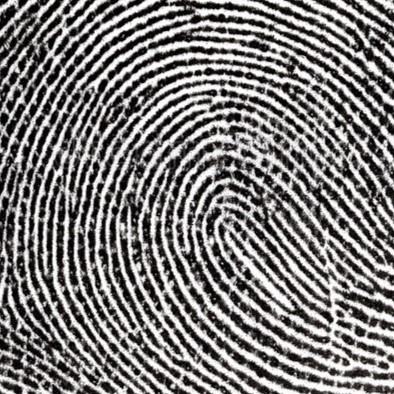
#> input picture filtragem-no-dominio-da-frequencia/fp.jpg, 394 x 394 px, given in place of lena.png, which was not available
$ jupyter execute filtragem-no-dominio-da-frequencia-2.ipynb
#> lines starting #> are read from the running program, lines starting #| are printed output that depends on the picture; pictures that were not available may be replaced by others from this repository, and a replacement may not be noted
[cell 1]
import cv2 as cv
import numpy as np
import matplotlib.pyplot as plt
from mpl_toolkits.mplot3d import Axes3D

[cell 2]
#Import to ignore warnings
import warnings
warnings.filterwarnings("ignore")

[cell 3]
#carregando imagem base
img = cv.imread('lena.png',0)
#> img: shape (394, 394); min 0, max 255, mean 123.4
plt.imshow(img, cmap='gray')
rows, col = img.shape
#> rows = 394; col = 394

[cell 4]
#creating noise
x = np.arange(0,rows,15)
#> x = 27 values from 0 to 390
y = np.arange(0,col,15)
#> y = 27 values from 0 to 390
X, Y = np.meshgrid(x, y)
Z = np.sin(X)
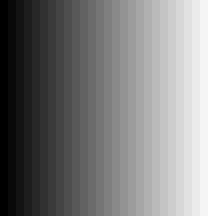
#> X: shape (27, 27) int64 (shown 8 times larger); min 0, max 390, mean 195; drawn with min black and max white

[cell 5]
#ploting noise
fgr_1 = Axes3D(plt.figure())
fgr_1.plot_surface(X,Y,Z, color = 'k',alpha = 0.1)
plt.show()

[cell 6]
#noise image result
plt.contourf(X,Y,Z, cmap = 'gray')
plt.axis('off')
plt.axis('scaled')
plt.show()
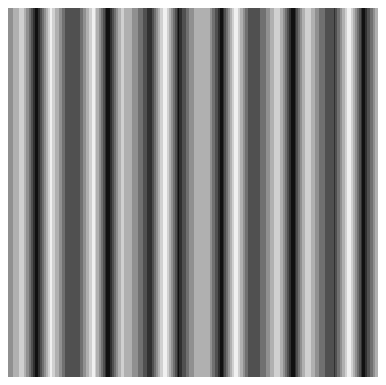
#> figure drawn by matplotlib, 1 panel

[cell 7]
#rotated noise result
noise = cv.imread('noise.png',0)
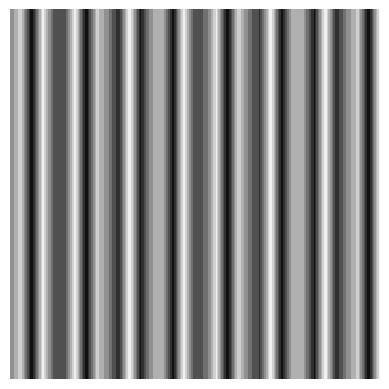
#> input picture filtragem-no-dominio-da-frequencia/noise.png, 389 x 389 px
#> noise is the input picture: shape (389, 389); min 16, max 255, mean 140.7
theta = -45
height, width= noise.shape
#> height = 389; width = 389
rotationMatrix = cv.getRotationMatrix2D((width/2, height/2), theta, 1.5)

rotated = cv.warpAffine(noise, rotationMatrix,(width, height))
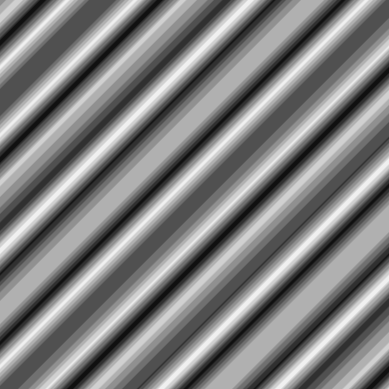
#> rotated: shape (389, 389); min 16, max 240, mean 128.1
newDimension = np.array([rows,col])
#> newDimension = [394, 394]
resizedNoise = cv.resize(rotated, newDimension)

plt.imshow(resizedNoise, cmap='gray')

[cell 8]
#aplicando o ruido
resultWithNoise = cv.bitwise_and(img, resizedNoise)
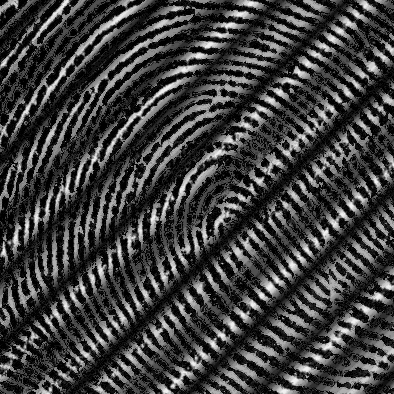
#> resultWithNoise: shape (394, 394); min 0, max 240, mean 62
plt.imshow(resultWithNoise, cmap='gray')
